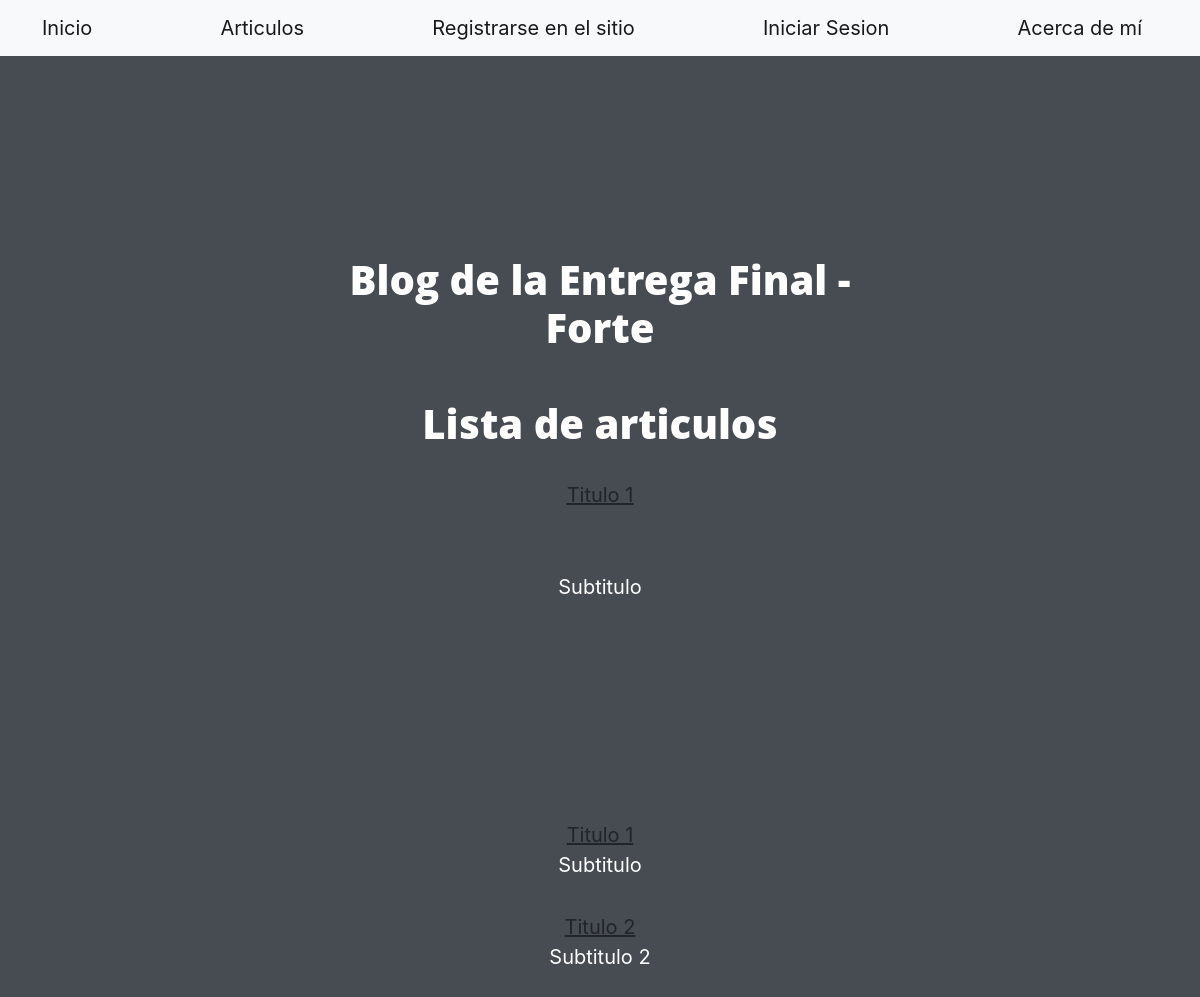
/AppBlog/pages/, run on the app's committed database.
### AppBlog/models.py (models this page shows, shortened)
class Articulo(models.Model):
    titulo=models.CharField(max_length=999)
    subtitulo=models.CharField(max_length=999)
    cuerpo=models.TextField()
    fecha=models.DateField(null=False, blank=False, auto_now_add=True)
    autor=models.CharField(max_length=255)

### AppBlog/views.py (the view)
# urls.py: path('pages/',ArticuloListView.as_view(), name='Articulos'),
class ArticuloListView(ListView):
    model = Articulo
    template_name = 'AppBlog/lista_articulos.html'
    context_object_name = 'articulos'

### AppBlog/Templates/AppBlog/lista_articulos.html (shortened to what this page needs)
{% extends "AppBlog/base.html" %}
{% load static %}
{% block content %}
<section>
  <div>
    <h1>Lista de articulos</h1>
{% for articulo in object_list %}
<p><a href="{% url 'detalle_articulo' %}">{{ articulo.titulo}} </a> <br>
   {{ articulo.subtitulo }}</p>
{% empty %}
<p>No hay articulos disponibles todavía.</p>
{% endfor %}
  </div>
</section>
{% endblock %}

### data on the page
Articulo: titulo "Titulo 1"
Articulo: subtitulo "Subtitulo"
Articulo: titulo "Titulo 1", subtitulo "Subtitulo"
Articulo: titulo "Titulo 2", subtitulo "Subtitulo 2"
